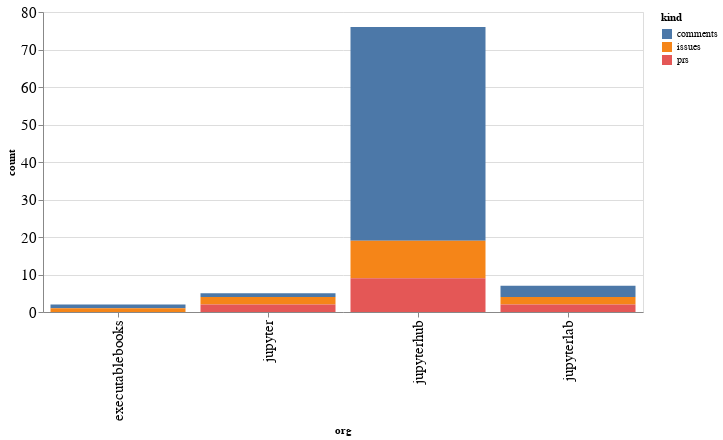

The notebook cell this image was saved under:
### Code cell
alt.Chart(org_summaries, width=600).mark_bar().encode(
    x='org',
    y='count',
    color='kind',
    tooltip="org"
)

### Figure 1 — Vega-Lite specification as saved in the notebook (floating-point values rounded to 4 significant figures)
{"config": {"axisLeft": {"labelFontSize": 15}, "axisBottom": {"labelFontSize": 15}}, "data": {"name": "data-eb8e56f91a1422015c201247341e263b"}, "mark": "bar", "encoding": {"color": {"type": "nominal", "field": "kind"}, "tooltip": {"type": "nominal", "field": "org"}, "x": {"type": "nominal", "field": "org"}, "y": {"type": "quantitative", "field": "count"}}, "width": 600, "$schema": "https://vega.github.io/schema/vega-lite/v4.8.1.json", "datasets": {"data-eb8e56f91a1422015c201247341e263b": [{"org": "executablebooks", "kind": "comments", "count": 1}, {"org": "executablebooks", "kind": "issues", "count": 1}, {"org": "jupyter", "kind": "comments", "count": 1}, {"org": "jupyter", "kind": "issues", "count": 2}, {"org": "jupyter", "kind": "prs", "count": 2}, {"org": "jupyterhub", "kind": "comments", "count": 57}, {"org": "jupyterhub", "kind": "issues", "count": 10}, {"org": "jupyterhub", "kind": "prs", "count": 9}, {"org": "jupyterlab", "kind": "comments", "count": 3}, {"org": "jupyterlab", "kind": "issues", "count": 2}, {"org": "jupyterlab", "kind": "prs", "count": 2}]}}
